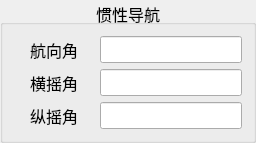
               <widget class="QGroupBox" name="groupBox_25">
                <property name="sizePolicy">
                 <sizepolicy hsizetype="Preferred" vsizetype="Expanding">
                  <horstretch>0</horstretch>
                  <verstretch>0</verstretch>
                 </sizepolicy>
                </property>
                <property name="font">
                 <font>
                  <pointsize>12</pointsize>
                 </font>
                </property>
                <property name="title">
                 <string>惯性导航</string>
                </property>
                <property name="alignment">
                 <set>Qt::AlignCenter</set>
                </property>
                <layout class="QGridLayout" name="gridLayout_49">
                 <item row="0" column="0">
                  <layout class="QVBoxLayout" name="verticalLayout_44" stretch="3">
                   <item>
                    <layout class="QGridLayout" name="gridLayout_50">
                     <item row="0" column="0">
                      <widget class="QLabel" name="Label_98">
                       <property name="sizePolicy">
                        <sizepolicy hsizetype="Preferred" vsizetype="Expanding">
                         <horstretch>0</horstretch>
                         <verstretch>0</verstretch>
                        </sizepolicy>
                       </property>
                       <property name="minimumSize">
                        <size>
                         <width>80</width>
                         <height>0</height>
                        </size>
                       </property>
                       <property name="text">
                        <string>航向角</string>
                       </property>
                       <property name="alignment">
                        <set>Qt::AlignCenter</set>
                       </property>
                      </widget>
                     </item>
                     <item row="0" column="1">
                      <widget class="QLineEdit" name="LineEdit_ins_anglehead">
                       <property name="sizePolicy">
                        <sizepolicy hsizetype="Expanding" vsizetype="Expanding">
                         <horstretch>0</horstretch>
                         <verstretch>0</verstretch>
                        </sizepolicy>
                       </property>
                       <property name="alignment">
                        <set>Qt::AlignCenter</set>
                       </property>
                      </widget>
                     </item>
                     <item row="1" column="0">
                      <widget class="QLabel" name="Label_99">
                       <property name="sizePolicy">
                        <sizepolicy hsizetype="Preferred" vsizetype="Expanding">
                         <horstretch>0</horstretch>
                         <verstretch>0</verstretch>
                        </sizepolicy>
                       </property>
                       <property name="text">
                        <string>横摇角</string>
                       </property>
                       <property name="alignment">
                        <set>Qt::AlignCenter</set>
                       </property>
                      </widget>
                     </item>
                     <item row="1" column="1">
                      <widget class="QLineEdit" name="LineEdit_ins_anglerolling">
                       <property name="sizePolicy">
                        <sizepolicy hsizetype="Expanding" vsizetype="Expanding">
                         <horstretch>0</horstretch>
                         <verstretch>0</verstretch>
                        </sizepolicy>
                       </property>
                       <property name="alignment">
                        <set>Qt::AlignCenter</set>
                       </property>
                      </widget>
                     </item>
                     <item row="2" column="0">
                      <widget class="QLabel" name="Label_100">
                       <property name="sizePolicy">
                        <sizepolicy hsizetype="Preferred" vsizetype="Expanding">
                         <horstretch>0</horstretch>
                         <verstretch>0</verstretch>
                        </sizepolicy>
                       </property>
                       <property name="text">
                        <string>纵摇角</string>
                       </property>
                       <property name="alignment">
                        <set>Qt::AlignCenter</set>
                       </property>
                      </widget>
                     </item>
                     <item row="2" column="1">
                      <widget class="QLineEdit" name="LineEdit_ins_anglepitch">
                       <property name="sizePolicy">
                        <sizepolicy hsizetype="Expanding" vsizetype="Expanding">
                         <horstretch>0</horstretch>
                         <verstretch>0</verstretch>
                        </sizepolicy>
                       </property>
                       <property name="alignment">
                        <set>Qt::AlignCenter</set>
                       </property>
                      </widget>
                     </item>
                    </layout>
                   </item>
                  </layout>
                 </item>
                </layout>
               </widget>
